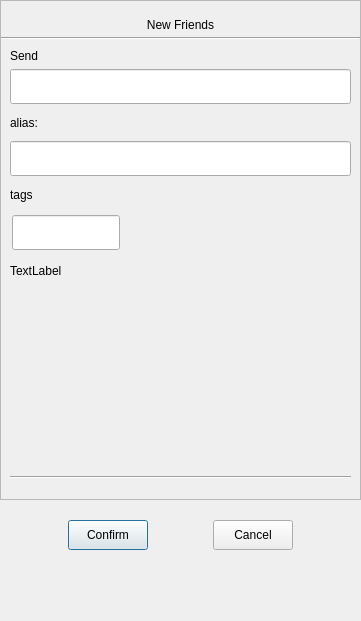
<?xml version="1.0" encoding="UTF-8"?>
<ui version="4.0">
 <class>ApplyFriend</class>
 <widget class="QDialog" name="ApplyFriend">
  <property name="geometry">
   <rect>
    <x>0</x>
    <y>0</y>
    <width>361</width>
    <height>621</height>
   </rect>
  </property>
  <property name="maximumSize">
   <size>
    <width>361</width>
    <height>621</height>
   </size>
  </property>
  <property name="windowTitle">
   <string>Dialog</string>
  </property>
  <layout class="QVBoxLayout" name="verticalLayout">
   <property name="spacing">
    <number>0</number>
   </property>
   <property name="leftMargin">
    <number>0</number>
   </property>
   <property name="topMargin">
    <number>0</number>
   </property>
   <property name="rightMargin">
    <number>0</number>
   </property>
   <property name="bottomMargin">
    <number>0</number>
   </property>
   <item>
    <widget class="QScrollArea" name="scrollArea">
     <property name="minimumSize">
      <size>
       <width>0</width>
       <height>500</height>
      </size>
     </property>
     <property name="widgetResizable">
      <bool>true</bool>
     </property>
     <widget class="QWidget" name="scrollContent">
      <property name="geometry">
       <rect>
        <x>0</x>
        <y>0</y>
        <width>359</width>
        <height>498</height>
       </rect>
      </property>
      <layout class="QVBoxLayout" name="verticalLayout_2">
       <property name="spacing">
        <number>0</number>
       </property>
       <property name="leftMargin">
        <number>0</number>
       </property>
       <property name="topMargin">
        <number>11</number>
       </property>
       <property name="rightMargin">
        <number>0</number>
       </property>
       <property name="bottomMargin">
        <number>11</number>
       </property>
       <item>
        <widget class="QLabel" name="apply_label">
         <property name="minimumSize">
          <size>
           <width>0</width>
           <height>25</height>
          </size>
         </property>
         <property name="maximumSize">
          <size>
           <width>16777215</width>
           <height>25</height>
          </size>
         </property>
         <property name="text">
          <string>New Friends</string>
         </property>
         <property name="alignment">
          <set>Qt::AlignCenter</set>
         </property>
        </widget>
       </item>
       <item>
        <widget class="Line" name="line">
         <property name="orientation">
          <enum>Qt::Horizontal</enum>
         </property>
        </widget>
       </item>
       <item>
        <widget class="QWidget" name="apply_wid" native="true">
         <layout class="QVBoxLayout" name="verticalLayout_3">
          <item>
           <widget class="QLabel" name="label">
            <property name="maximumSize">
             <size>
              <width>16777215</width>
              <height>25</height>
             </size>
            </property>
            <property name="text">
             <string>Send </string>
            </property>
           </widget>
          </item>
          <item>
           <widget class="CustomizedEdit" name="name_ed">
            <property name="minimumSize">
             <size>
              <width>0</width>
              <height>35</height>
             </size>
            </property>
            <property name="maximumSize">
             <size>
              <width>16777215</width>
              <height>35</height>
             </size>
            </property>
           </widget>
          </item>
          <item>
           <widget class="QLabel" name="label_2">
            <property name="minimumSize">
             <size>
              <width>0</width>
              <height>25</height>
             </size>
            </property>
            <property name="maximumSize">
             <size>
              <width>16777215</width>
              <height>25</height>
             </size>
            </property>
            <property name="text">
             <string>alias:</string>
            </property>
           </widget>
          </item>
          <item>
           <widget class="QLineEdit" name="back_ed">
            <property name="minimumSize">
             <size>
              <width>0</width>
              <height>35</height>
             </size>
            </property>
           </widget>
          </item>
          <item>
           <widget class="QLabel" name="label_3">
            <property name="minimumSize">
             <size>
              <width>0</width>
              <height>25</height>
             </size>
            </property>
            <property name="maximumSize">
             <size>
              <width>16777215</width>
              <height>25</height>
             </size>
            </property>
            <property name="text">
             <string>tags</string>
            </property>
           </widget>
          </item>
          <item>
           <widget class="QWidget" name="lb_group" native="true">
            <property name="minimumSize">
             <size>
              <width>0</width>
              <height>50</height>
             </size>
            </property>
            <layout class="QVBoxLayout" name="verticalLayout_4">
             <property name="spacing">
              <number>0</number>
             </property>
             <property name="leftMargin">
              <number>0</number>
             </property>
             <property name="topMargin">
              <number>0</number>
             </property>
             <property name="rightMargin">
              <number>0</number>
             </property>
             <property name="bottomMargin">
              <number>0</number>
             </property>
             <item>
              <widget class="QWidget" name="gridWidget" native="true">
               <property name="minimumSize">
                <size>
                 <width>0</width>
                 <height>40</height>
                </size>
               </property>
               <property name="maximumSize">
                <size>
                 <width>16777215</width>
                 <height>40</height>
                </size>
               </property>
               <widget class="CustomizedEdit" name="lb_ed">
                <property name="geometry">
                 <rect>
                  <x>2</x>
                  <y>2</y>
                  <width>108</width>
                  <height>35</height>
                 </rect>
                </property>
                <property name="maximumSize">
                 <size>
                  <width>16777215</width>
                  <height>35</height>
                 </size>
                </property>
               </widget>
              </widget>
             </item>
             <item>
              <widget class="QWidget" name="input_tip_wid" native="true">
               <property name="minimumSize">
                <size>
                 <width>0</width>
                 <height>35</height>
                </size>
               </property>
               <property name="maximumSize">
                <size>
                 <width>16777215</width>
                 <height>35</height>
                </size>
               </property>
               <layout class="QVBoxLayout" name="verticalLayout_5">
                <property name="spacing">
                 <number>0</number>
                </property>
                <property name="leftMargin">
                 <number>0</number>
                </property>
                <property name="topMargin">
                 <number>0</number>
                </property>
                <property name="rightMargin">
                 <number>0</number>
                </property>
                <property name="bottomMargin">
                 <number>0</number>
                </property>
                <item>
                 <widget class="ClickedOnceLabel" name="tip_lb">
                  <property name="text">
                   <string>TextLabel</string>
                  </property>
                 </widget>
                </item>
               </layout>
              </widget>
             </item>
            </layout>
           </widget>
          </item>
          <item>
           <widget class="QWidget" name="widget" native="true">
            <property name="minimumSize">
             <size>
              <width>0</width>
              <height>60</height>
             </size>
            </property>
            <layout class="QHBoxLayout" name="horizontalLayout_2">
             <property name="spacing">
              <number>7</number>
             </property>
             <property name="leftMargin">
              <number>0</number>
             </property>
             <property name="topMargin">
              <number>0</number>
             </property>
             <property name="rightMargin">
              <number>0</number>
             </property>
             <property name="bottomMargin">
              <number>0</number>
             </property>
             <item>
              <widget class="QWidget" name="lb_list" native="true">
               <property name="minimumSize">
                <size>
                 <width>287</width>
                 <height>50</height>
                </size>
               </property>
               <property name="maximumSize">
                <size>
                 <width>287</width>
                 <height>16777215</height>
                </size>
               </property>
              </widget>
             </item>
             <item>
              <widget class="QWidget" name="more_lb_wid" native="true">
               <layout class="QVBoxLayout" name="verticalLayout_6">
                <item>
                 <spacer name="verticalSpacer_4">
                  <property name="orientation">
                   <enum>Qt::Vertical</enum>
                  </property>
                  <property name="sizeHint" stdset="0">
                   <size>
                    <width>20</width>
                    <height>40</height>
                   </size>
                  </property>
                 </spacer>
                </item>
                <item>
                 <widget class="ClickedOnceLabel" name="more_lb">
                  <property name="minimumSize">
                   <size>
                    <width>25</width>
                    <height>25</height>
                   </size>
                  </property>
                  <property name="maximumSize">
                   <size>
                    <width>25</width>
                    <height>25</height>
                   </size>
                  </property>
                  <property name="text">
                   <string/>
                  </property>
                 </widget>
                </item>
                <item>
                 <spacer name="verticalSpacer_3">
                  <property name="orientation">
                   <enum>Qt::Vertical</enum>
                  </property>
                  <property name="sizeHint" stdset="0">
                   <size>
                    <width>20</width>
                    <height>40</height>
                   </size>
                  </property>
                 </spacer>
                </item>
               </layout>
              </widget>
             </item>
            </layout>
           </widget>
          </item>
          <item>
           <widget class="Line" name="line_2">
            <property name="orientation">
             <enum>Qt::Horizontal</enum>
            </property>
           </widget>
          </item>
         </layout>
        </widget>
       </item>
      </layout>
     </widget>
    </widget>
   </item>
   <item>
    <spacer name="verticalSpacer">
     <property name="orientation">
      <enum>Qt::Vertical</enum>
     </property>
     <property name="sizeType">
      <enum>QSizePolicy::Fixed</enum>
     </property>
     <property name="sizeHint" stdset="0">
      <size>
       <width>20</width>
       <height>10</height>
      </size>
     </property>
    </spacer>
   </item>
   <item>
    <widget class="QWidget" name="apply_sure_wid" native="true">
     <property name="minimumSize">
      <size>
       <width>0</width>
       <height>50</height>
      </size>
     </property>
     <layout class="QHBoxLayout" name="horizontalLayout">
      <item>
       <spacer name="horizontalSpacer_2">
        <property name="orientation">
         <enum>Qt::Horizontal</enum>
        </property>
        <property name="sizeHint" stdset="0">
         <size>
          <width>40</width>
          <height>20</height>
         </size>
        </property>
       </spacer>
      </item>
      <item>
       <widget class="ClickedBtn" name="sure_btn">
        <property name="maximumSize">
         <size>
          <width>100</width>
          <height>30</height>
         </size>
        </property>
        <property name="text">
         <string>Confirm</string>
        </property>
       </widget>
      </item>
      <item>
       <spacer name="horizontalSpacer">
        <property name="orientation">
         <enum>Qt::Horizontal</enum>
        </property>
        <property name="sizeHint" stdset="0">
         <size>
          <width>40</width>
          <height>20</height>
         </size>
        </property>
       </spacer>
      </item>
      <item>
       <widget class="ClickedBtn" name="cancel_btn">
        <property name="maximumSize">
         <size>
          <width>100</width>
          <height>30</height>
         </size>
        </property>
        <property name="text">
         <string>Cancel</string>
        </property>
       </widget>
      </item>
      <item>
       <spacer name="horizontalSpacer_3">
        <property name="orientation">
         <enum>Qt::Horizontal</enum>
        </property>
        <property name="sizeHint" stdset="0">
         <size>
          <width>40</width>
          <height>20</height>
         </size>
        </property>
       </spacer>
      </item>
     </layout>
    </widget>
   </item>
   <item>
    <spacer name="verticalSpacer_2">
     <property name="orientation">
      <enum>Qt::Vertical</enum>
     </property>
     <property name="sizeHint" stdset="0">
      <size>
       <width>20</width>
       <height>40</height>
      </size>
     </property>
    </spacer>
   </item>
  </layout>
 </widget>
 <customwidgets>
  <customwidget>
   <class>ClickedBtn</class>
   <extends>QPushButton</extends>
   <header location="global">clickedbtn.h</header>
  </customwidget>
  <customwidget>
   <class>CustomizedEdit</class>
   <extends>QLineEdit</extends>
   <header location="global">customizededit.h</header>
  </customwidget>
  <customwidget>
   <class>ClickedOnceLabel</class>
   <extends>QLabel</extends>
   <header location="global">clickedoncelabel.h</header>
  </customwidget>
 </customwidgets>
 <resources/>
 <connections/>
</ui>
